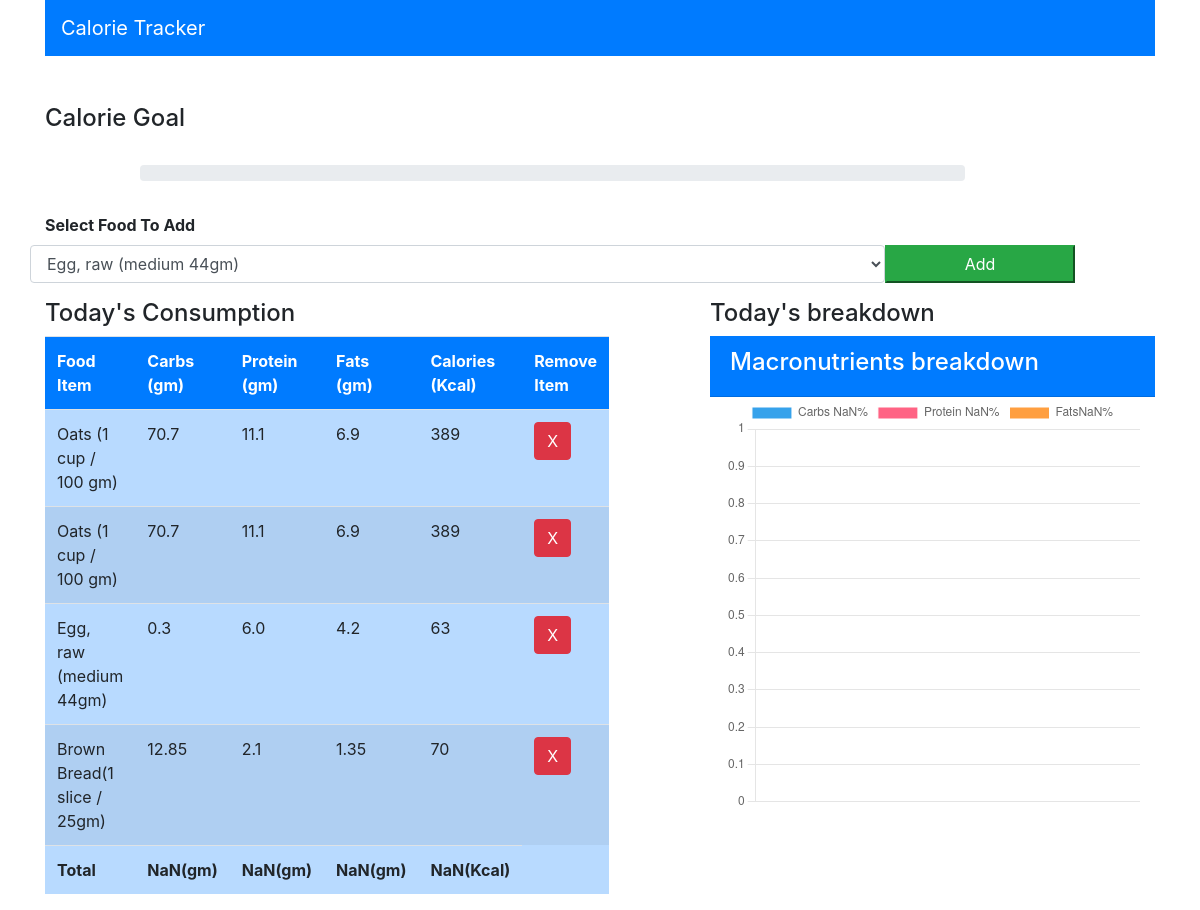
The app's page / (signed in) with its own data.
### myapp/models.py (models this page shows, shortened)
class Consume(models.Model):
    user          = models.ForeignKey(User, on_delete=models.CASCADE)
    food_consumed = models.ForeignKey(Food, on_delete=models.CASCADE)

class Food(models.Model):
    name        = models.CharField(max_length=200)
    carbs       = models.FloatField()
    protein     = models.FloatField()
    fats        = models.FloatField()
    calories    = models.IntegerField()

### myapp/views.py (the view)
# urls.py: path("", views.index, name="index"),
def index(request):
    if request.method == "POST":
        food_consumed = request.POST["food_consumed"]
        consume = Food.objects.get(name=food_consumed)
        user = request.user
        consume = Consume(user=user, food_consumed=consume)
        consume.save()
        foods = Food.objects.all()
    else:
        foods = Food.objects.all()
    consumed_food = Consume.objects.filter(user=request.user)
    context = {
        "foods": foods,
        "consumed_food": consumed_food,
    }
    return render(request, "index.html", context)

### templates/index.html (shortened to what this page needs)
<!DOCTYPE html>
<html lang="en" dir="ltr">
  <head>
    <link rel="stylesheet" href="https://cdn.jsdelivr.net/npm/bootstrap@4.0.0/dist/css/bootstrap.min.css">
  </head>
  <body>
    <div class="container">
      <div class="row">
        <div class="col-md-12">
          <nav class="navbar navbar-dark bg-primary">
            <span class="navbar-brand">Calorie Tracker</span>
          </nav>
        </div>
      </div>
      <br><br>
      <h4>Calorie Goal</h4>
      <br>
      <div class="row">
        <div class="col-md-9 offset-1">
          <div class="progress">
          </div>
        </div>
        <br><br>
      </div>
      <div class="row">
        <div class="col-md-12">
          <form method="POST">
            <div class="form-group row">
              <label class="col-md-6"><b>Select Food To Add</b></label>
              <select class="col-md-9 form-control" name="food_consumed" id="food_consumed">
                {% for food in foods %}
                  <option value="{{food.name}}">{{food.name}}</option>
                {% endfor %}
              </select>
              <button class="btn-success col-md-2" type="submit" name="button">Add</button>
              </div>
          </form>
        </div>
      </div>
      <div class="row">
        <div class="col-md-6">
          <div>
            <h4>Today's Consumption</h4>
          </div>
          <table id="table" class="table table-striped table-primary">
            <tr class="bg-primary text-white">
              <th>Food Item</th>
              <th>Carbs (gm)</th>
              <th>Protein (gm)</th>
              <th>Fats (gm)</th>
              <th>Calories (Kcal)</th>
              <th>Remove Item</th>
            </tr>
              {% for c in consumed_food %}
                <tr>
                  <td>{{c.food_consumed.name}}</td>
                  <td>{{c.food_consumed.carbs}}</td>
                  <td>{{c.food_consumed.protein}}</td>
                  <td>{{c.food_consumed.fats}}</td>
                  <td>{{c.food_consumed.calories}}</td>
                  <td><a class="btn btn-danger" href="{% url 'delete' c.id %}">X</a></td>
                </tr>
              {% endfor %}
              <tr>
                <td id="name"><b>Total</b></td>
                <td id="totalcarbs"><b></b></td>
                <td id="totalprotein"><b></b></td>
                <td id="totalfats"><b></b></td>
                <td id="totalcalories"><b></b></td>
              </tr>
          </table>
        </div>
        <div class="col-md-5 offset-1">
          <div class="">
            <h4>Today's breakdown</h4>
          </div>
          <div class="card-header text-white bg-primary">
            <h4>Macronutrients breakdown</h4>
          </div>
          <div class="col-md-12">
            <div>
              <canvas id="myChart"></canvas>
            </div>
          </div>
        </div>
      </div>
    </div>
  </body>
  <script>
    var table = document.getElementById("table");
    var carbs = 0, protein = 0, fats = 0, calories = 0;
    for (var i=1; i<table.rows.length-1; i++){
      console.log(table.rows[i].cells[1].innerHTML);
      carbs += parseFloat(table.rows[i].cells[1].innerHTML);
      carbs = Math.round(carbs)
      protein += parseFloat(table.rows[i].cells[2].innerHTML);
      protein = Math.round(protein)
      fats += parseFloat(table.rows[i].cells[3].innerHTML);
      fats = Math.round(fats)
      calories += parseFloat(table.rows[i].cells[4].innerHTML);
      calories = Math.round(calories)
    }
    console.log(protein);
    document.getElementById("totalcarbs").innerHTML = "<b>" +carbs+ "(gm)</b>";
    document.getElementById("totalprotein").innerHTML = "<b>" +protein+ "(gm)</b>";
    document.getElementById("totalfats").innerHTML = "<b>" +fats+ "(gm)</b>";
    document.getElementById("totalcalories").innerHTML = "<b>" +calories+ "(Kcal)</b>";
    var calPer = (calories/2000) * 100;
    document.getElementsByClassName("progress-bar")[0].setAttribute("style", "width:"+calPer+"%");
    var total = carbs+fats+protein;
    var carbsP = Math.round((carbs/total) * 100);
    var fatsP = Math.round((fats/total) * 100);
    var proteinP = Math.round((protein/total) * 100);
    const ctx = document.getElementById('myChart');
    new Chart(ctx, {
      type: 'doughnut',
      data: {
        labels: ['Carbs '+carbsP+"%", 'Protein '+proteinP+"%", 'Fats'+fatsP+"%"],
        datasets: [{
          label: '# of Votes',
          data: [carbsP, proteinP, fatsP],
          borderWidth: 1
        }]
      },
      options: {
        scales: {
          y: {
            beginAtZero: true
          }
        }
      }
    });
  </script>
</html>

### records on screen
Consume: food_consumed.name "Oats (1 cup / 100 gm)", food_consumed.carbs "70.7", food_consumed.protein "11.1", food_consumed.fats "6.9", food_consumed.calories "389"
Consume: food_consumed.name "Oats (1 cup / 100 gm)", food_consumed.carbs "70.7", food_consumed.protein "11.1", food_consumed.fats "6.9", food_consumed.calories "389"
Consume: food_consumed.name "Egg, raw (medium 44gm)", food_consumed.carbs "0.3", food_consumed.protein "6.0", food_consumed.fats "4.2", food_consumed.calories "63"
Consume: food_consumed.name "Brown Bread(1 slice / 25gm)", food_consumed.carbs "12.85", food_consumed.protein "2.1", food_consumed.fats "1.35", food_consumed.calories "70"

### other values on screen
form field food_consumed "Egg, raw (medium 44gm)"
